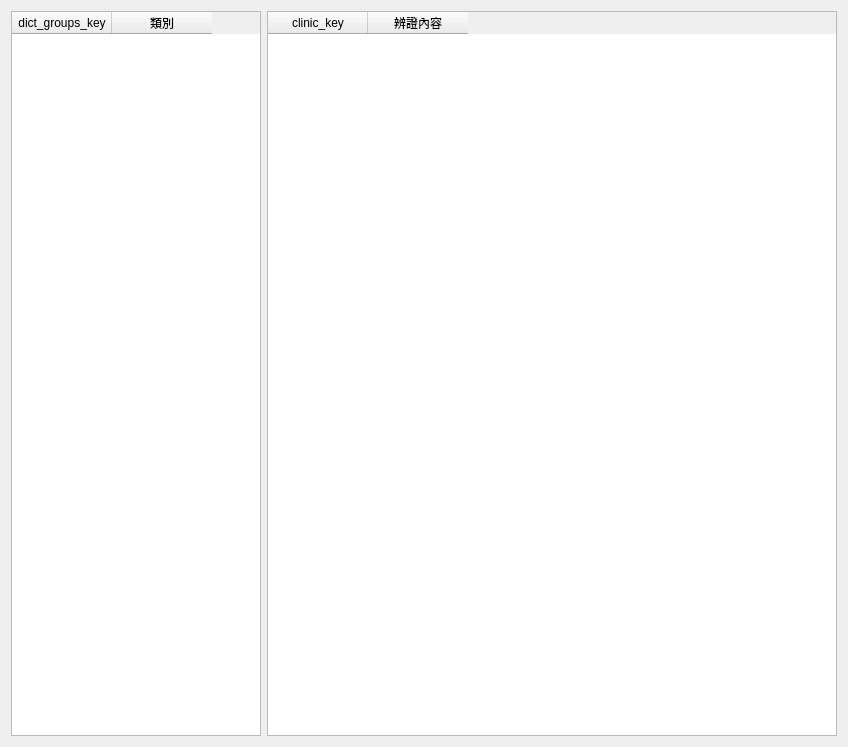
<?xml version="1.0" encoding="UTF-8"?>
<ui version="4.0">
 <class>Dialog_cure</class>
 <widget class="QDialog" name="Dialog_cure">
  <property name="windowModality">
   <enum>Qt::NonModal</enum>
  </property>
  <property name="geometry">
   <rect>
    <x>0</x>
    <y>0</y>
    <width>848</width>
    <height>747</height>
   </rect>
  </property>
  <property name="sizePolicy">
   <sizepolicy hsizetype="Preferred" vsizetype="Preferred">
    <horstretch>0</horstretch>
    <verstretch>0</verstretch>
   </sizepolicy>
  </property>
  <property name="windowTitle">
   <string>備註</string>
  </property>
  <property name="modal">
   <bool>false</bool>
  </property>
  <layout class="QVBoxLayout" name="verticalLayout">
   <item>
    <layout class="QHBoxLayout" name="horizontalLayout">
     <item>
      <widget class="QTableWidget" name="tableWidget_groups">
       <property name="maximumSize">
        <size>
         <width>250</width>
         <height>16777215</height>
        </size>
       </property>
       <property name="editTriggers">
        <set>QAbstractItemView::NoEditTriggers</set>
       </property>
       <property name="selectionMode">
        <enum>QAbstractItemView::SingleSelection</enum>
       </property>
       <property name="selectionBehavior">
        <enum>QAbstractItemView::SelectRows</enum>
       </property>
       <column>
        <property name="text">
         <string>dict_groups_key</string>
        </property>
       </column>
       <column>
        <property name="text">
         <string>類別</string>
        </property>
       </column>
      </widget>
     </item>
     <item>
      <widget class="QTableWidget" name="tableWidget_cure">
       <property name="editTriggers">
        <set>QAbstractItemView::NoEditTriggers</set>
       </property>
       <property name="selectionMode">
        <enum>QAbstractItemView::SingleSelection</enum>
       </property>
       <property name="selectionBehavior">
        <enum>QAbstractItemView::SelectRows</enum>
       </property>
       <column>
        <property name="text">
         <string>clinic_key</string>
        </property>
       </column>
       <column>
        <property name="text">
         <string>辨證內容</string>
        </property>
       </column>
      </widget>
     </item>
    </layout>
   </item>
  </layout>
 </widget>
 <resources/>
 <connections/>
</ui>
